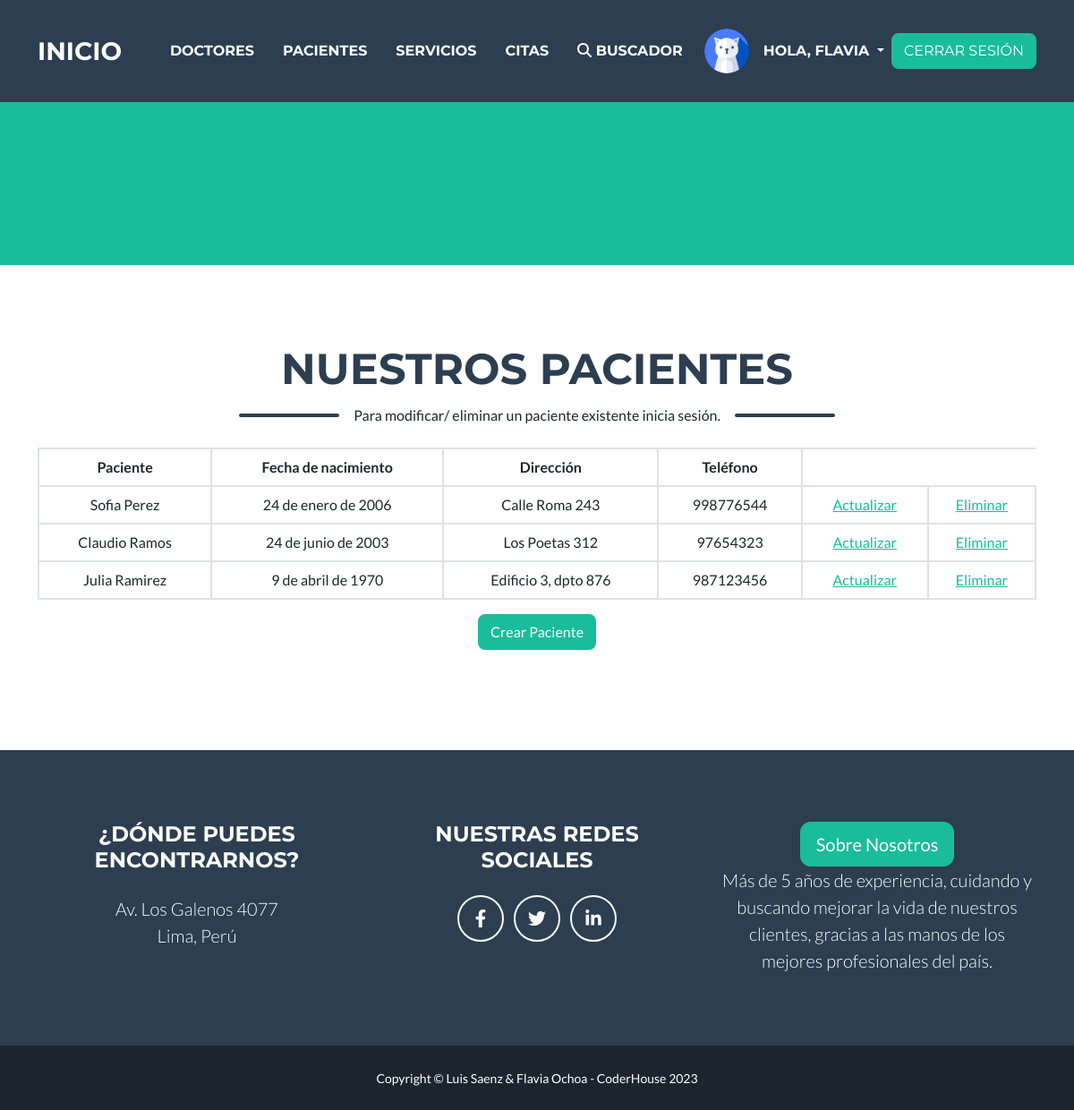
/AppSalud/ver_pacientes/ (signed in), run on the app's committed database.
### AppSalud/models.py (models this page shows, shortened)
class Avatar(models.Model):
    usuario = models.ForeignKey(User, on_delete=models.CASCADE)
    imagen = models.ImageField(upload_to="avatares", null=True, blank=True)

class Paciente(models.Model):
    nombre = models.CharField(max_length=30)
    fecha_nacimiento = models.DateField()
    direccion = models.TextField()
    telefono = models.CharField(max_length=15)
    imagen = models.ImageField(upload_to="pacientes", null=True, blank=True)

### AppSalud/views.py (the view)
# urls.py: path("ver_pacientes/", ver_pacientes, name='ver_pacientes'),
def ver_pacientes(request):
    todos_pacientes = Paciente.objects.all() #obtener todos los pacientes que existen
    return render(request, "pacientes/ver_pacientes.html", {"total":todos_pacientes})

### AppSalud/templates/pacientes/ver_pacientes.html (shortened to what this page needs)
{% extends "padre.html" %}
{% block titulo %}
NUESTROS PACIENTES
{% endblock %}
{% block subtitulo %}
Para modificar/ eliminar un paciente existente inicia sesión.
{% endblock %}
{% block parrafo %}
<div class="text-center">
    <table class="table table-bordered mx-auto">
        <thead class="thead-dark">
            <tr>
                <th>Paciente</th>
                <th>Fecha de nacimiento</th>
                <th>Dirección</th>
                <th>Teléfono</th>
            </tr>
        </thead>
        <tbody>
            {% for valor in total %}
            <tr>
                <td>{{ valor.nombre }}</td>
                <td>{{ valor.fecha_nacimiento }}</td>
                <td>{{ valor.direccion }}</td>
                <td>{{ valor.telefono }}</td>
                {% if user.is_authenticated %}
                <td> <a href="{% url 'Editar Paciente' valor.id %}">Actualizar</a> </td>
                <td> <a href="{% url 'Eliminar Paciente' valor.id %}">Eliminar </a> </td>
                {% endif %}
            </tr>
            {% endfor %}
        </tbody>
    </table>
    <a class="btn btn-primary" href="{% url 'newuser' %}">Crear Paciente</a>
</div>
{% endblock %}

### AppSalud/templates/padre.html (shortened to what this page needs)
<!DOCTYPE html>
<html lang="en">
    <head>
        {% load static %}
        <link href="{% static 'AppSalud/css/styles.css' %}" rel="stylesheet" />
        <link rel="stylesheet" href="https://cdnjs.cloudflare.com/ajax/libs/font-awesome/5.15.4/css/all.min.css" />
    </head>
    <body id="page-top">
        <nav class="navbar navbar-expand-lg bg-secondary text-uppercase fixed-top" id="mainNav">
            <div class="container">
                <a class="navbar-brand" href="{% url 'Home' %}">Inicio</a>
                <div class="collapse navbar-collapse" id="navbarResponsive">
                    <ul class="navbar-nav ms-auto d-flex justify-content-between align-items-center">
                        <li class="nav-item"><a class="nav-link py-3 px-0 px-lg-3 rounded" href="{% url 'ver_doctores' %}">Doctores</a></li>
                        <li class="nav-item"><a class="nav-link py-3 px-0 px-lg-3 rounded" href="{% url 'ver_pacientes' %}">Pacientes</a></li>
                        <li class="nav-item"><a class="nav-link py-3 px-0 px-lg-3 rounded" href="{% url 'ver_servicios' %}">Servicios</a></li>
                        <li class="nav-item"><a class="nav-link py-3 px-0 px-lg-3 rounded" href="{% url 'ver_citas' %}">Citas</a></li>
                        <li class="nav-item"><a class="nav-link py-3 px-0 px-lg-3 rounded" href="{% url 'buscarcita' %}"><i class="fas fa-search"></i> Buscador </a></li>
                        {% if user.is_authenticated %}
                            {% if user.avatar_set.last %}
                            <li class="nav-item">
                                <a href="{% url 'newavatar' %}" class="nav-link">
                                    <img src="{{user.avatar_set.last.imagen.url}}" width="50px" height="50px" alt="Foto del avatar del usuario activo." class="img-fluid rounded-circle">
                                </a>
                            </li>
                            {% else %}
                            <li class="nav-item">
                                <a href="{% url 'newavatar' %}" class="nav-link">
                                    <img src="{% static 'AppSalud/assets/img/portfolio/default.png' %}" width="50px" height="50px" alt="Foto del avatar del usuario activo." class="img-fluid rounded-circle">
                                </a>
                            </li>
                            {% endif %}
                        <li class="nav-item">
                            <div class="dropdown">
                                <a class="nav-link dropdown-toggle" href="#" role="button" id="dropdownMenuLink" data-bs-toggle="dropdown" aria-expanded="false">
                                    Hola, {{ user.first_name }}
                                </a>
                            </div>
                        </li>
                        <li class="nav-item">
                            <a href="{% url 'Logout' %}" class="btn btn-primary">
                                <span>Cerrar Sesión</span>
                            </a>
                        </li>
                        {% endif %}
                    </ul>
                </div>
            </div>
        </nav>
        <header class="masthead bg-primary text-white text-center">
        </header>
        <section class="page-section portfolio" id="portfolio">
            <div class="container">
        <h2 class="page-section-heading text-center text-uppercase text-secondary mb-0">
            {% block titulo %}
            {% endblock %}
        </h2>
        <div class="divider-custom">
            <div class="divider-custom-line"></div>
            <div class="divider-custom-text">
                {% block subtitulo %}
                {% endblock %}
            </div>
            <div class="divider-custom-line"></div>
        </div>
            <p>
            {% block parrafo %}
            {% endblock %}
            </p>
        </section>
        <footer class="footer text-center">
            <div class="container">
                <div class="row">
                    <div class="col-lg-4 mb-5 mb-lg-0">
                        <h4 class="text-uppercase mb-4">¿Dónde puedes encontrarnos?</h4>
                        <p class="lead mb-0">
                            Av. Los Galenos 4077
                            <br />
                            Lima, Perú
                        </p>
                    </div>
                    <div class="col-lg-4 mb-5 mb-lg-0">
                        <h4 class="text-uppercase mb-4">Nuestras Redes Sociales</h4>
                        <a class="btn btn-outline-light btn-social mx-1" href="https://es-la.facebook.com/" target="_blank"><i class="fab fa-fw fa-facebook-f"></i></a>
                        <a class="btn btn-outline-light btn-social mx-1" href="https://twitter.com/" target="_blank"><i class="fab fa-fw fa-twitter"></i></a>
                        <a class="btn btn-outline-light btn-social mx-1" href="https://www.linkedin.com/" target="_blank"><i class="fab fa-fw fa-linkedin-in"></i></a>
                    </div>
                    <div class="col-lg-4">
                        <a href="{% url 'aboutus' %}" class="btn btn-primary btn-lg">Sobre Nosotros</a>
                        <p class="lead mb-0">
                            Más de 5 años de experiencia, cuidando y buscando mejorar la vida de nuestros clientes, gracias a las manos de los mejores profesionales del país.
                        </p>
                    </div>
                </div>
            </div>
        </footer>
        <div class="copyright py-4 text-center text-white">
            <div class="container"><small>Copyright &copy; Luis Saenz & Flavia Ochoa - CoderHouse 2023</small></div>
        </div>
    </body>
</html>

### data on the page
Paciente: nombre "Sofia Perez", fecha_nacimiento "24 de enero de 2006", direccion "Calle Roma 243", telefono "998776544"
Paciente: nombre "Claudio Ramos", fecha_nacimiento "24 de junio de 2003", direccion "Los Poetas 312", telefono "97654323"
Paciente: nombre "Julia Ramirez", fecha_nacimiento "9 de abril de 1970", direccion "Edificio 3, dpto 876", telefono "987123456"

### other printed values
{{ user.first_name }} "FLAVIA"
